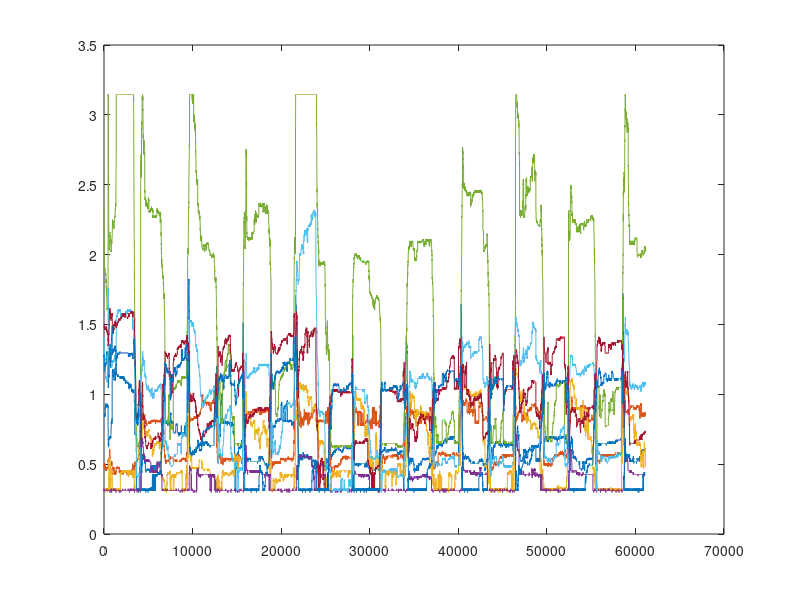

This figure's MATLAB source: (Note: this script raises an error after producing the figure.)
% Malthe Large Load
MaltheLargeLoad = load('MaltheLargePayload.mat');
MaltheLargeLoadfsr = MaltheLargeLoad.raw_data.open;
MaltheLargeLoadfsr = MaltheLargeLoadfsr.fsr_data;

plot(MaltheLargeLoadfsr)
%% Malthe Large load Extract xls files flexed
Intervalslarge1 = {[4200,6400],[9700,12400],[16000,18750],[21650,24100],[28200,31000],[34530,37000],[40481,42641],[46483,49384],[52714,55300],[58900,60900]}
cutMaltheLargeLoadfsr = extract_and_plot_intervals(MaltheLargeLoadfsr,Intervalslarge1);
for i = 1:10
    filename = sprintf('dataMaltheLargeLoadfsrFlexed%04d.xls',i);
    xlswrite(filename, cutMaltheLargeLoadfsr(:,:,i))
end
%% Malthe Large load Extract xls files rest
Intervalslarge2 = {[6500,9500],[12600,15600],[19000,21500],[26000,28000],[31500,34000],[37500,40000],[43500,46000],[50000,52500],[55500,58000]}
cutMaltheLargeLoadfsr = extract_and_plot_intervals(MaltheLargeLoadfsr,Intervalslarge2);
for i = 1:9
    filename = sprintf('dataMaltheLargeLoadfsrRest%04d.xls',i);
    xlswrite(filename, cutMaltheLargeLoadfsr(:,:,i))
end
%% Malthe no load
MaltheNoLoad = load('dataMaltheNoLoad.mat');

MaltheNoLoadfsr = MaltheNoLoad.raw_data.open;

MaltheNoLoadfsr = MaltheNoLoadfsr.fsr_data;

plot(MaltheNoLoadfsr)
%% Malthe no load Extract xls files flexed
Intervals = {[565,3117],[6346,9361],[12549,15348],[18617,21511],[24743,27567],[30742,33730],[36939,39912],[42995,45861],[49136,52030],[55343,58307]};
cutMaltheNoLoadfsr = extract_and_plot_intervals(MaltheNoLoadfsr, Intervals);
for i = 1:10
    filename = sprintf('dataMaltheNoLoadFlexed%04d.xls',i);
    xlswrite(filename, cutMaltheNoLoadfsr(:,:,i))
end

%% Malthe no load Extract xls files rest
Intervals1 = {[3157,6306],[9401,12509],[15408,18577],[21561,24703],[27607,30702],[33770,36899],[39952,42955],[45901,49096],[52070,55303],[58347,61100]};
cutMaltheNoLoadfsr = extract_and_plot_intervals(MaltheNoLoadfsr, Intervals1);
for i = 1:10
    filename = sprintf('dataMaltheNoLoadRest%04d.xls',i);
    xlswrite(filename, cutMaltheNoLoadfsr(:,:,i))
end

%% Louis No Load
LouisNoLoad = load('dataLouisNoLoad.mat');

LouisNoLoadfsr = LouisNoLoad.raw_data.open;

LouisNoLoadfsr = LouisNoLoadfsr.fsr_data;

plot(LouisNoLoadfsr)
%% Louis no load Extract xls files edges
Intervals12 = {[500,1000],[3000,3700],[6200,6800], [9000,9600],[12100,12700],[15300,15900],[18000,18600], [21400,22000],[24450,25050],[27700,28300]};
cutLouisNoLoadedgesfsr = extract_and_plot_intervals(LouisNoLoadfsr, Intervals11);
for i = 1:10
    filename = sprintf('dataLouisNoLoadedges%04d.xls',i);
    xlswrite(filename, cutLouisNoLoadedgesfsr(:,:,i))
end
%% Malthe Load
MaltheLoad = load('dataMaltheLoad.mat');

MaltheLoadfsr = MaltheLoad.raw_data.open;

MaltheLoadfsr = MaltheLoadfsr.fsr_data;

plot(MaltheLoadfsr)
%% Malthe load Extract xls files flexed
Intervals2 = {[1,2850],[6130,9140],[12473,15245], [18534, 21382],[24801,28002],[30921,33672],[37223,39869], [43432,46101],[49202,52077],[55301,58061]};
cutMaltheLoadfsr = extract_and_plot_intervals(MaltheLoadfsr, Intervals2);
for i = 1:10
    filename = sprintf('dataMaltheLoadFlexed%04d.xls',i);
    xlswrite(filename, cutMaltheLoadfsr(:,:,i))
end
%% Malthe load Extract xls files rest
Intervals3 = {[2900,6090],[9180,12400],[15300,18400], [21400,24400 ],[28202,30800],[33800,37000],[40000,43000], [46200,49000],[52200,55200],[58200,60900]};
cutMaltheLoadfsr = extract_and_plot_intervals(MaltheLoadfsr, Intervals3);
for i = 1:10
    filename = sprintf('dataMaltheLoadRest%04d.xls',i);
    xlswrite(filename, cutMaltheLoadfsr(:,:,i))
end
%% Louis Load
LouisLoad = load('dataLouisLoad.mat');

LouisLoadfsr = LouisLoad.raw_data.open;

LouisLoadfsr = LouisLoadfsr.fsr_data;

plot(LouisLoadfsr)
%% Louis load Extract xls files flexed
Intervals4 = {[566,3200],[6440,9427],[12711,15539], [18535,21617],[24841,27744],[30895,34012],[37059,40021], [43280,46199],[49221,52384],[55506,58756]};
cutLouisLoadfsr = extract_and_plot_intervals(LouisLoadfsr, Intervals4);
for i = 1:10
    filename = sprintf('dataLouisLoadFlexed%04d.xls',i);
    xlswrite(filename, cutLouisLoadfsr(:,:,i))
end
%% Louis load Extract xls files Rest
Intervals4 = {[3250,6300],[9500,12600],[15600,18400], [21700,24800],[27800,30800],[34100,37000],[40100,43200], [46300,49200],[52400,55400],[58800,61100]};
cutLouisLoadfsr = extract_and_plot_intervals(LouisLoadfsr, Intervals4);
for i = 1:10
    filename = sprintf('dataLouisLoadRest%04d.xls',i);
    xlswrite(filename, cutLouisLoadfsr(:,:,i))
end
%% Louis load Extract xls files edges
Intervals11 = {[1,566],[3200,3700],[6200,6800], [9300,9900],[12500,13000],[15400,15900],[18400,19000], [21500,22000],[24500,25000],[27700,28200]};
cutLouisLoadedgesfsr = extract_and_plot_intervals(LouisLoadfsr, Intervals11);
for i = 1:10
    filename = sprintf('dataLouisLoadedges%04d.xls',i);
    xlswrite(filename, cutLouisLoadedgesfsr(:,:,i))
end
%% Emil Load
EmilLoad = load('EmilLoad.mat');
EmilLoadfsr = EmilLoad.raw_data.open;
EmilLoadfsr = EmilLoadfsr.fsr_data;

plot(EmilLoadfsr)
%% Emil Load Extract xls files Flexed
Intervals5 ={[1259,5040],[9941,14046],[19151,23213],[28494,32594],[37722,41516],[46758,50857],[56115,59812],[65188,68902],[74422,78293],[83649,87481]};
cutEmilLoadfsr = extract_and_plot_intervals(EmilLoadfsr, Intervals5);
for i = 1:10
    filename = sprintf('dataEmilLoadFlexed%04d.xls',i);
    xlswrite(filename, cutEmilLoadfsr(:,:,i));
end
%% Emil Load Extract xls files Rest
Intervals6 ={[5100,9700],[14300,19000],[23400,28400],[32700,37600],[41600,46600],[51000,56000],[60000,65000],[69000,74300],[78500,83500],[87600,91760]};
cutEmilLoadfsr = extract_and_plot_intervals(EmilLoadfsr, Intervals6);
for i = 1:10
    filename = sprintf('dataEmilLoadRest%04d.xls',i);
    xlswrite(filename, cutEmilLoadfsr(:,:,i));
end
%% Emil No Load
EmilNoLoad = load('EmilNoLoad.mat');
EmilNoLoadfsr = EmilNoLoad.raw_data.open;
EmilNoLoadfsr = EmilNoLoadfsr.fsr_data;

plot(EmilNoLoadfsr)
%% Emil No Load Extract xls files Flexed
Intervals7 = {[462,4503],[9624,13781],[18685,22799],[27773,31989],[37114,41196],[46035,50337],[55341,59577],[64668,68856],[73908,78159],[82998,87264]};
cutEmilNoLoadfsr = extract_and_plot_intervals(EmilNoLoadfsr, Intervals7);
for i = 1:10
    filename = sprintf('dataEmilNoLoadFlexed%04d.xls',i);
    xlswrite(filename, cutEmilNoLoadfsr(:,:,i));
end
%% Emil No Load Extract xls files Rest
Intervals8 = {[4600,9600],[13900,18500],[22900,27500],[32000,37000],[41300,46000],[50300,55300],[59500,64500],[68900,73500],[78200,82500],[87400,91740]};
cutEmilNoLoadfsr = extract_and_plot_intervals(EmilNoLoadfsr, Intervals8);
for i = 1:10
    filename = sprintf('dataEmilNoLoadRest%04d.xls',i);
    xlswrite(filename, cutEmilNoLoadfsr(:,:,i));
end
%% Malthe Load rising edges
Intervals9 = {[2500,3000],[5600,6200],[8700,9500], [11500,12700],[15000,16000],[18000,18500],[21000,22000], [24000,25000],[27500,28500],[30000,31100]};
cutMaltheLoadedgesfsr = extract_and_plot_intervals(MaltheLoadfsr, Intervals9);
for i = 1:10
    filename = sprintf('dataMaltheLoadEdges%04d.xls',i);
    xlswrite(filename, cutMaltheLoadedgesfsr(:,:,i));
end
%% Malthe No Load rising edges
Intervals10 = {[2800,3500],[5900,6500],[9300,9800], [12000,12700],[15100,15600],[18000,18800],[21200,21800], [24300,24800],[27500,28200],[30000,30800]};
cutMaltheNoLoadedgesfsr = extract_and_plot_intervals(MaltheNoLoadfsr, Intervals10);
for i = 1:10
    filename = sprintf('dataMaltheNoLoadEdges%04d.xls',i);
    xlswrite(filename, cutMaltheNoLoadedgesfsr(:,:,i));
end

%% Extraction Function
function [extracted_intervals_array] = extract_and_plot_intervals(signals_array, intervals)
    % Define the desired sample size for each interval
    sample_size = 500;

    % Initialize a cell array to store the extracted intervals
    extracted_intervals = cell(length(intervals), 1);

    % Loop through each specified interval and extract it from the array
    for i = 1:length(intervals)
        start_idx = intervals{i}(1);
        end_idx = intervals{i}(2);

        interval_data = signals_array(start_idx:end_idx, :);

        % If the interval size is greater than the desired sample size,
        % downsample it to the desired size
        if size(interval_data, 1) > sample_size
            downsampled_idx = round(linspace(1, size(interval_data, 1), sample_size));
            interval_data = interval_data(downsampled_idx, :);
        end

        extracted_intervals{i} = interval_data;
    end

    % Convert the cell array of extracted intervals into a 3D array
    extracted_intervals_array = cat(3, extracted_intervals{:});

    % Plot the extracted intervals
    num_intervals = size(extracted_intervals_array, 3);
    num_plots = ceil(num_intervals / 5); % Each figure will contain up to 5 intervals
    for fig = 1:num_plots
        figure;
        for i = (5*(fig-1) + 1):min(5*fig, num_intervals)
            subplot(min(5, num_intervals - 5*(fig-1)), 1, i - 5*(fig-1));
            plot(extracted_intervals_array(:, :, i));
            title(['Interval ', num2str(i)]);
            xlabel('Sample');
            ylabel('Signal Value');
        end
    end
end